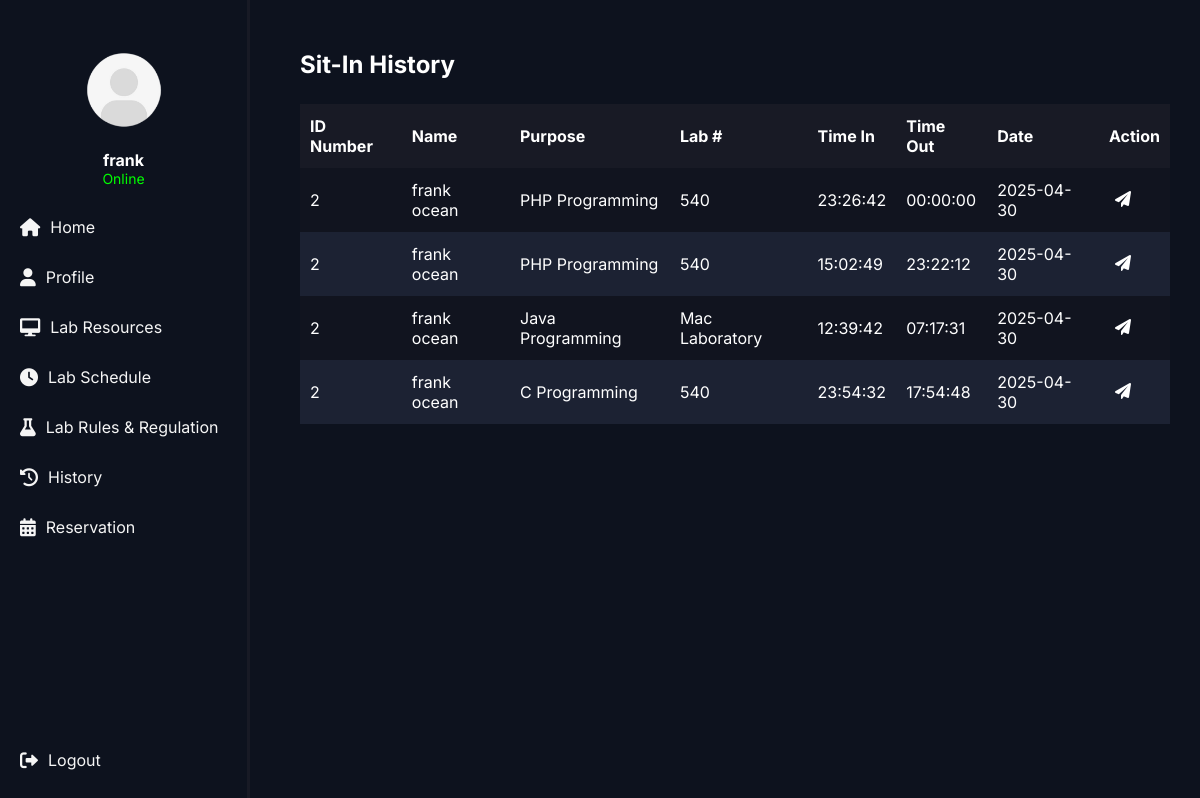
/history.php (signed in), run on the app's committed database.
### tables this page shows
CREATE TABLE `sit_in_records` (
  `id` int(11) NOT NULL,
  `id_no` varchar(50) NOT NULL,
  `purpose` varchar(255) NOT NULL,
  `lab_number` varchar(50) NOT NULL,
  `remaining_sessions` int(11) NOT NULL,
  `name` varchar(255) DEFAULT NULL,
  `year_level` varchar(10) NOT NULL,
  `course` varchar(255) DEFAULT NULL,
  `time_in` time DEFAULT NULL,
  `time_out` time DEFAULT NULL,
  `status` varchar(10) DEFAULT 'Active',
  `date` date DEFAULT curdate(),
  `points` int(11) DEFAULT 0
);

### history.php (the view, shortened to what this page needs)
<?php
$user = $_SESSION['user'];
$username = htmlspecialchars($user['username']);
$conn = new mysqli("localhost", "root", "", "sysarch");
$sql = "SELECT id_no FROM users WHERE username = ?";
$stmt = $conn->prepare($sql);
$stmt->bind_param("s", $username);
$stmt->execute();
$result = $stmt->get_result();
if ($result->num_rows === 1) {
    $user_row = $result->fetch_assoc();
    $id_no = $user_row['id_no'];
} else {
    die("Invalid user.");
}
$history_query = "SELECT * FROM sit_in_records WHERE id_no = ? ORDER BY id DESC";
$history_stmt = $conn->prepare($history_query);
$history_stmt->bind_param("s", $id_no);
$history_stmt->execute();
$history_result = $history_stmt->get_result();
?>
<!DOCTYPE html>
<html lang="en">
<head>
</head>
<body>
<?php include 'includes/sidebar.php'; ?>
<div class="container">
    <h2>Sit-In History</h2>
    <table>
        <thead>
        <tr>
            <th>ID Number</th>
            <th>Name</th>
            <th>Purpose</th>
            <th>Lab #</th>
            <th>Time In</th>
            <th>Time Out</th>
            <th>Date</th>
            <th>Action</th>
        </tr>
        </thead>
        <tbody>
        <?php if ($history_result->num_rows > 0): ?>
            <?php while ($row = $history_result->fetch_assoc()): ?>
                <tr>
                    <td><?php echo htmlspecialchars($row['id_no']); ?></td>
                    <td><?php echo htmlspecialchars($row['name']); ?></td>
                    <td><?php echo htmlspecialchars($row['purpose']); ?></td>
                    <td><?php echo htmlspecialchars($row['lab_number']); ?></td>
                    <td><?php echo date("H:i:s", strtotime($row['time_in'])); ?></td>
                    <td><?php echo date("H:i:s", strtotime($row['time_out'])); ?></td>
                    <td><?php echo date("Y-m-d", strtotime($row['time_in'])); ?></td>
                    <td>
                        <button class="btn-icon" onclick="openFeedbackModal(<?php echo $row['id']; ?>)">
                            <i class="fas fa-paper-plane"></i>
                        </button>
                    </td>
                </tr>
            <?php endwhile; ?>
        <?php else: ?>
            <tr><td colspan="8" style="text-align: center;">No sit-in records found.</td></tr>
        <?php endif; ?>
        </tbody>
    </table>
</div>
</body>
</html>

### history.php (style rules this page uses)
body { font-family: 'Inter', sans-serif; background-color: #0d121e; margin: 0; padding: 0; color: white; }
.container { margin-left: 270px; padding: 30px; }
table { width: 100%; border-collapse: collapse; margin-top: 25px; }
th, td { padding: 12px 10px; text-align: left; }
th { background-color: #181a25; font-weight: bold; }
tr:nth-child(even) { background-color: #1c2233; }
tr:nth-child(odd) { background-color: #11141f; }
.btn-icon { background: none; border: none; color: white; font-size: 16px; cursor: pointer; }

### includes/sidebar.php (style rules this page uses)
body { margin: 0; font-family: 'Inter', sans-serif; background-color: #0d121e; color: white; }

### data on the page
sit_in_records: id_no "2", name "frank ocean", purpose "PHP Programming", lab_number "540", time_in "23:26:42", time_out "00:00:00", time_in "2025-04-30"
sit_in_records: id_no "2", name "frank ocean", purpose "PHP Programming", lab_number "540", time_in "15:02:49", time_out "23:22:12", time_in "2025-04-30"
sit_in_records: id_no "2", name "frank ocean", purpose "Java Programming", lab_number "Mac Laboratory", time_in "12:39:42", time_out "07:17:31", time_in "2025-04-30"
sit_in_records: id_no "2", name "frank ocean", purpose "C Programming", lab_number "540", time_in "23:54:32", time_out "17:54:48", time_in "2025-04-30"

### other printed values
$username "frank"
